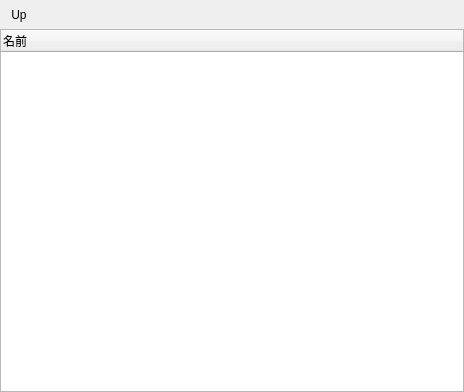
<?xml version="1.0" encoding="UTF-8"?>
<ui version="4.0">
 <class>UIViewL</class>
 <widget class="QWidget" name="UIViewL">
  <property name="geometry">
   <rect>
    <x>0</x>
    <y>0</y>
    <width>464</width>
    <height>392</height>
   </rect>
  </property>
  <property name="windowTitle">
   <string>Form</string>
  </property>
  <layout class="QVBoxLayout" name="verticalLayout">
   <property name="spacing">
    <number>0</number>
   </property>
   <property name="leftMargin">
    <number>0</number>
   </property>
   <property name="topMargin">
    <number>0</number>
   </property>
   <property name="rightMargin">
    <number>0</number>
   </property>
   <property name="bottomMargin">
    <number>0</number>
   </property>
   <item>
    <widget class="QToolBar" name="toolBar">
     <property name="windowTitle">
      <string>toolBar</string>
     </property>
     <property name="movable">
      <bool>false</bool>
     </property>
     <property name="iconSize">
      <size>
       <width>14</width>
       <height>14</height>
      </size>
     </property>
     <property name="toolButtonStyle">
      <enum>Qt::ToolButtonIconOnly</enum>
     </property>
     <addaction name="actionUp"/>
    </widget>
   </item>
   <item>
    <widget class="HTreeWidget" name="treeWidget">
     <property name="alternatingRowColors">
      <bool>true</bool>
     </property>
     <property name="indentation">
      <number>16</number>
     </property>
     <property name="uniformRowHeights">
      <bool>true</bool>
     </property>
     <property name="headerHidden">
      <bool>false</bool>
     </property>
     <attribute name="headerMinimumSectionSize">
      <number>16</number>
     </attribute>
     <column>
      <property name="text">
       <string notr="true">名前</string>
      </property>
     </column>
    </widget>
   </item>
  </layout>
  <action name="actionUp">
   <property name="icon">
    <iconset resource="res.qrc">
     <normaloff>:/res/icon/up4.png</normaloff>:/res/icon/up4.png</iconset>
   </property>
   <property name="text">
    <string>Up</string>
   </property>
  </action>
 </widget>
 <customwidgets>
  <customwidget>
   <class>HTreeWidget</class>
   <extends>QTreeWidget</extends>
   <header>HTreeWidget.h</header>
  </customwidget>
 </customwidgets>
 <resources>
  <include location="res.qrc"/>
 </resources>
 <connections/>
</ui>
